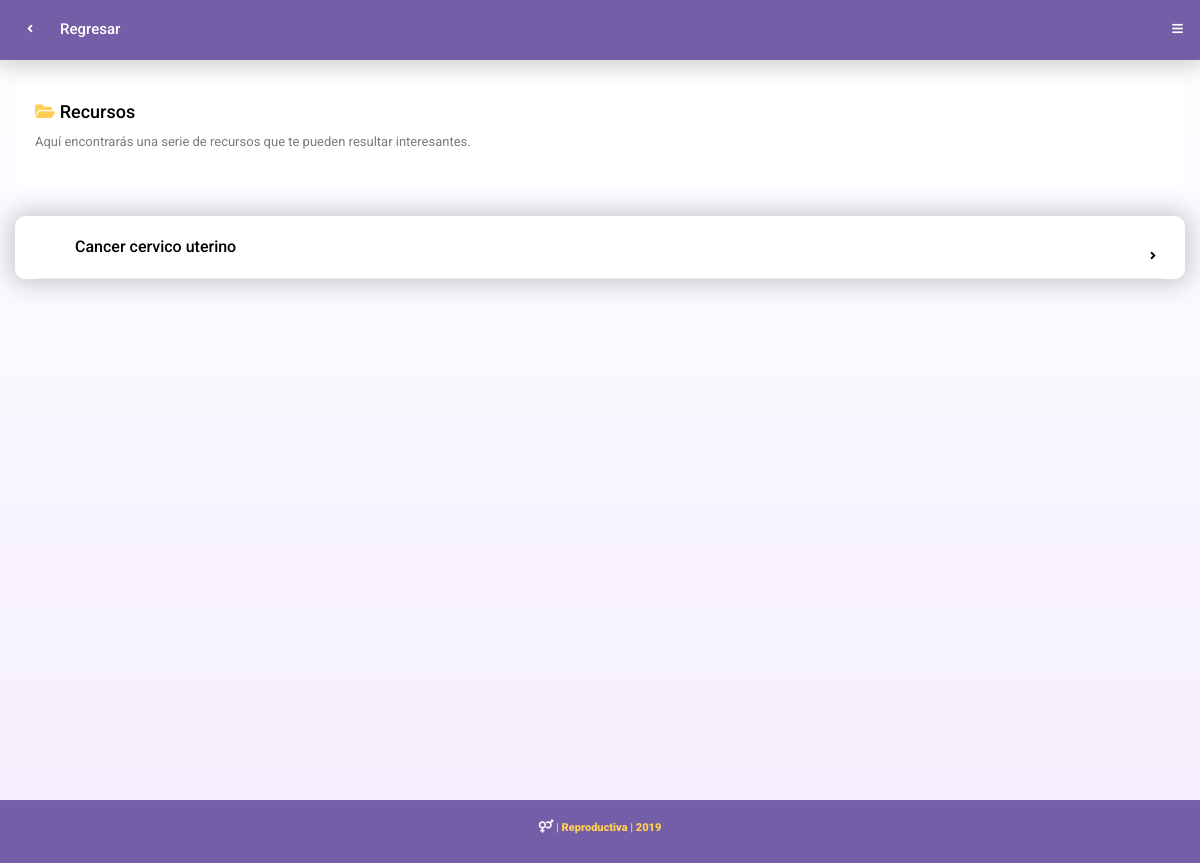
/archivos_list/, run on an earlier commit of the app's database.
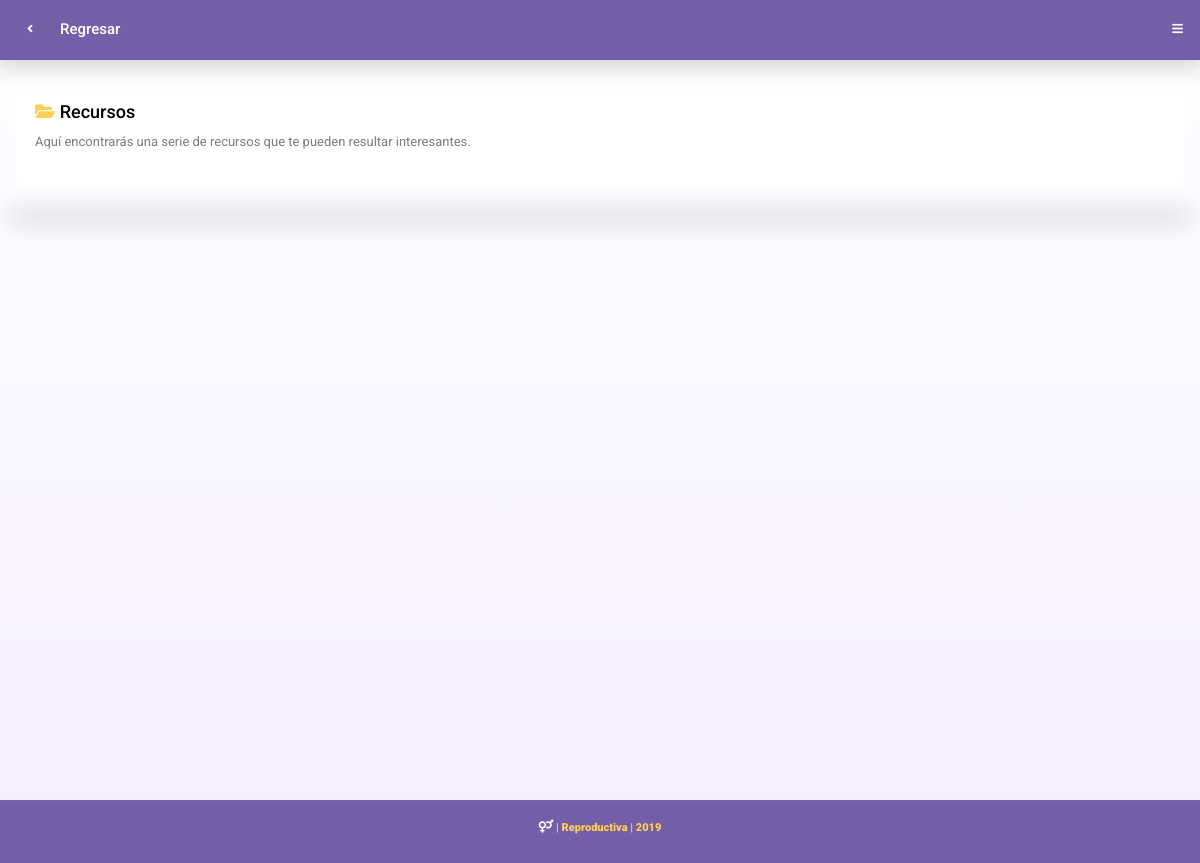
And on a later commit of the database.
### reproductivaApp/models.py (models this page shows, shortened)
class Archivos(models.Model):
      nombre= models.TextField(max_length=150, null=True)
      descrip=models.TextField(null=True)
      fecha_publicacion=models.DateField()
      autor=models.TextField(max_length=150, null=True)
      usuario_creo=models.ForeignKey(User, on_delete=models.CASCADE,)
      archivo=models.FileField(upload_to='archivos/', null=True)

### reproductivaApp/views.py (the view)
# urls.py: url(r'^archivos_list/$', views.archivos, name="archivos_list"),
def archivos(request):
    archivo_list =Archivos.objects.all()
    return render(request,'archivos.html',{'detalleArchivo':archivo_list})

### templates/archivos.html (shortened to what this page needs)
{% extends 'base.html' %}
{% load staticfiles %}
{% block content %}
    <div class="header header-light header-logo-app">
		<a href="/" class="header-title" style="color:white;">Regresar</a>
		<a href="/" class="header-icon header-icon-1"><i class="fas fa-angle-left"></i></a>
		<a data-menu="menu-1" data-menu-type="menu-sidebar-left-push" href="#" class="header-icon header-icon-2"><i class="fas fa-bars"></i></a>
    </div>
 	<div class="page-content header-clear-large">
<div class="content-box bg-white">
    <h4 class="top-25">
			<span class="fa fa-folder-open color-yellow-light"></span>	Recursos
			</h4>
			<p>
			Aquí encontrarás una serie de recursos que te pueden resultar interesantes.
			</p>
</div>
        <div class="bg-white shadow-large content-box">
            <ul class="link-list link-list-large bottom-0">
                {% for item in detalleArchivo %}
                <li><a href="{% url 'archivos_detalle'  %}?id_archivo={{ item.id }}"><i class="fa fa-angle-right"></i><i></i><span>{{ item.nombre}}</span><em></em></a></li>
                    {% endfor %}
            </ul>
        </div>
    </div>
{% endblock %}

What changed in the data, as far as the page shows it:
removed Archivos: nombre "Cancer cervico uterino"
